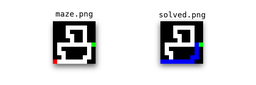
#> input picture example.png, 256 x 85 px, shrunk from 600 x 200 before the run
$ python maze.py --input example.png
#> lines starting #> are read from the running program, lines starting #| are printed output that depends on the picture
### dijkstra.py
from math import inf as infinity


class Graph:
    def __init__(self, graph, initial, destination):
        self.graph = graph
        self.initial_node = graph[initial[1]][initial[0]]
        self.destination_node = graph[destination[1]][destination[0]]

    def __str__(self):
        return "\n".join([" ".join([str(column).ljust(6) for column in row])
                         for row in self.graph])

    def get_nodes(self):
        return [node for row in self.graph for node in row]

    def get_neighbors(self, node):
        neighbors = []
        if (node.y != 0):
            neighbors.append(self.graph[node.y - 1][node.x])
        if (node.y != len(self.graph) - 1):
            neighbors.append(self.graph[node.y + 1][node.x])
        if (node.x != 0):
            neighbors.append(self.graph[node.y][node.x - 1])
        if (node.x != len(self.graph[node.y]) - 1):
            neighbors.append(self.graph[node.y][node.x + 1])
        return neighbors


class Node:
    tentative_distance = None
    visited = False

    def __init__(self, x, y):
        self.x = x
        self.y = y

    def __str__(self):
        return str(self.tentative_distance)

    def distance_to(self, other):
        return 1


def dijkstra(graph):
    initial_node = graph.initial_node
    destination_node = graph.destination_node

    # Mark all nodes unvisited. Create a set of all the unvisited nodes called
    # the unvisited set.
    unvisited = set(graph.get_nodes())

    # Assign to every node a tentative distance value: set it to zero for our
    # initial node and to infinity for all other nodes.
    initial_node.tentative_distance = 0
    for node in unvisited:
        if node and node is not initial_node:
            node.tentative_distance = infinity

    current_node = initial_node

    while not destination_node.visited:
        # For the current node, consider all of its unvisited neighbors and
        # calculate their tentative distances through the current node. Compare
        # the newly calculated tentative distance to the current assigned value
        # and assign the smaller one.
        for neighbor in graph.get_neighbors(current_node):
            if not neighbor or neighbor.visited:
                continue
            new_tentative_distance = current_node.tentative_distance + current_node.distance_to(neighbor)
            if neighbor.tentative_distance > new_tentative_distance:
                neighbor.tentative_distance = new_tentative_distance

        # When we are done considering all of the neighbors of the current node
        # mark the current node as visited and remove it from the unvisited set
        # A visited node will never be checked again.
        current_node.visited = True
        unvisited.remove(current_node)

        # Move to the next unvisited node with the smallest tentative distance
        smallest_tentative_distance = infinity
        for node in unvisited:
            if node and node.tentative_distance < smallest_tentative_distance:
                smallest_tentative_distance = node.tentative_distance
                current_node = node

    return destination_node.tentative_distance

### maze.py
from PIL import Image
import dijkstra as d
from math import inf as infinity
import argparse

# Black
COLOR_WALL = (0, 0, 0)
# White
COLOR_PATH = (255, 255, 255)

# Red
COLOR_START = (255, 0, 0)
# Green
COLOR_END = (0, 255, 0)
# Blue
COLOR_SOLVED = (0, 0, 255)

def color_matches(color_1, color_2):
    return color_1[0] == color_2[0] and color_1[1] == color_2[1] and color_1[2] == color_2[2]

def is_wall(pixel):
    return color_matches(pixel, COLOR_WALL)

def is_path(pixel):
    return color_matches(pixel, COLOR_PATH)

def is_start(pixel):
    return color_matches(pixel, COLOR_START)

def is_end(pixel):
    return color_matches(pixel, COLOR_END)

parser = argparse.ArgumentParser(description="Solve input PNG maze file")
parser.add_argument("-i", "--input", help="Maze file. Defaults to maze.png",
                    default="maze.png", required=False)
parser.add_argument("-o", "--output", default="solved.png",
                    help="PNG file to output to. Defaults to solved.png")

args = parser.parse_args()

try:
    image = Image.open(args.input)
#> image is the input picture: PIL image 256x85 RGBA; mean R, G, B, A 220.5, 220.7, 223, 255
    pixels = image.load()
except:
    print("Could not load file", args.input)
    exit()

nodes = [[None for _ in range(image.width)] for __ in range(image.height)]

for x in range(image.width):
    for y in range(image.height):
        pixel = pixels[x, y]
        if is_wall(pixel):
            nodes[y][x] = None
        else:
            nodes[y][x] = d.Node(x, y)

        if is_start(pixel):
            initial_coords = (x, y)
        if is_end(pixel):
            destination_coords = (x, y)


graph = d.Graph(nodes, initial_coords, destination_coords)

destination_distance = d.dijkstra(graph)

initial_node = graph.graph[initial_coords[1]][initial_coords[0]]
destination_node = graph.graph[destination_coords[1]][destination_coords[0]]

nodes = graph.get_nodes()

for node in nodes:
    if node:
        node.visited = False

current_node = destination_node
smallest_tentative_distance = destination_distance
# Go from destination node to initial node to find path
while current_node is not initial_node:
    neighbors = graph.get_neighbors(current_node)
    for neighbor in neighbors:
        if not neighbor or neighbor.visited:
            continue
        if neighbor.tentative_distance < smallest_tentative_distance:
            smallest_tentative_distance = neighbor.tentative_distance
            neighbor.visited = True
            current_node = neighbor
    pixels[current_node.x, current_node.y] = COLOR_SOLVED


image.save(args.output, "PNG")
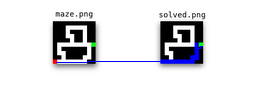
#> saved as solved.png: PIL image 256x85 RGBA; mean R, G, B, A 219.4, 219.6, 223.3, 255
